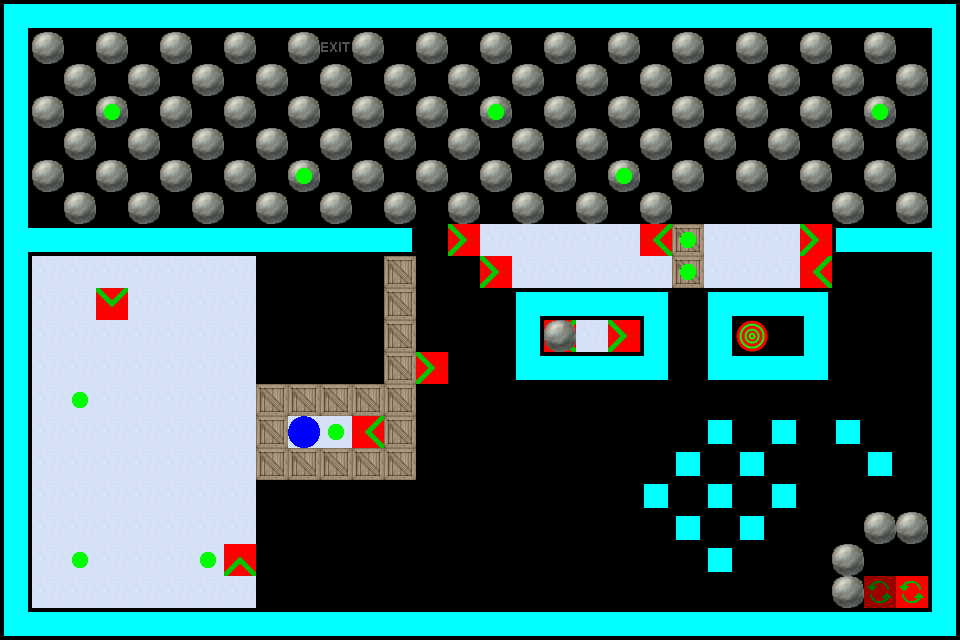

The image is a tile-based game level rendered from a .tmx file. Its description and complete source (layers, tilesets, objects, tile grids) follow:
An orthogonal 30x20 tile map with 32x32 px tiles, 4 tile layers (Layer 0, Layer 1, Layer 2, Layer 3), 5 tilesets.

<map version="1.0" orientation="orthogonal" renderorder="right-down" width="30" height="20" tilewidth="32" tileheight="32" nextobjectid="1">
 <properties>
  <property name="Description" value="Timing Is Everything. Sometimes..." />
  <property name="Title" value="Level xx" />
 </properties>
 <tileset firstgid="1" name="Walls" tilewidth="32" tileheight="32" tilecount="77">
  <image source="walls.png" width="352" height="224" />
 </tileset>
 <tileset firstgid="78" name="Layer0" tilewidth="32" tileheight="32" tilecount="16">
  <image source="Layer0.png" width="256" height="64" />
 </tileset>
 <tileset firstgid="94" name="Layer1" tilewidth="32" tileheight="32" tilecount="8">
  <image source="Layer1.png" width="256" height="32" />
 </tileset>
 <tileset firstgid="102" name="Layer2" tilewidth="32" tileheight="32" tilecount="8">
  <image source="Layer2.png" width="256" height="32" />
 </tileset>
 <tileset firstgid="110" name="Layer3" tilewidth="32" tileheight="32" tilecount="8">
  <image source="Layer3.png" width="256" height="32" />
 </tileset>
 <layer name="Layer 0" width="30" height="20">
  <data encoding="csv">
5,35,35,35,35,35,35,35,35,35,35,35,35,35,35,35,35,35,35,35,35,35,35,35,35,35,35,35,35,7,
15,0,0,0,0,0,0,0,0,0,78,0,0,0,0,0,0,0,0,0,0,0,0,0,0,0,0,0,0,15,
15,0,0,0,0,0,0,0,0,0,0,0,0,0,0,0,0,0,0,0,0,0,0,0,0,0,0,0,0,15,
15,0,0,0,0,0,0,0,0,0,0,0,0,0,0,0,0,0,0,0,0,0,0,0,0,0,0,0,0,15,
15,0,0,0,0,0,0,0,0,0,0,0,0,0,0,0,0,0,0,0,0,0,0,0,0,0,0,0,0,15,
15,0,0,0,0,0,0,0,0,0,0,0,0,0,0,0,0,0,0,0,0,0,0,0,0,0,0,0,0,15,
15,0,0,0,0,0,0,0,0,0,0,0,0,0,0,0,0,0,0,0,0,0,81,81,81,0,0,0,0,15,
16,35,35,35,35,35,35,35,35,35,35,35,36,81,89,80,80,80,80,80,88,86,80,80,80,89,34,35,35,18,
15,80,80,80,80,80,80,80,0,0,0,0,0,81,0,89,80,80,80,80,80,82,80,80,80,88,0,0,0,15,
15,80,80,87,80,80,80,80,0,0,0,0,0,0,0,0,5,35,35,35,7,0,5,35,35,7,0,0,0,15,
15,80,80,80,80,80,80,80,0,0,0,0,0,0,0,0,15,88,80,89,15,0,15,82,81,15,0,0,0,15,
15,80,80,80,80,80,80,80,0,0,0,0,0,89,0,0,27,35,35,35,29,0,27,35,35,29,0,0,0,15,
15,80,80,80,80,80,80,80,0,0,0,0,0,0,0,0,0,0,0,0,0,0,0,0,0,0,0,0,0,15,
15,80,80,80,80,80,80,80,0,80,80,88,0,0,0,0,0,0,0,0,0,0,37,0,37,0,37,0,0,15,
15,80,80,80,80,80,80,80,0,0,0,0,0,0,0,0,0,0,0,0,0,37,0,37,0,0,0,37,0,15,
15,80,80,80,80,80,80,80,0,0,0,0,0,0,0,0,0,0,0,0,37,0,37,0,37,0,0,0,0,15,
15,80,80,80,80,80,80,80,0,0,0,0,0,0,0,0,0,0,0,0,0,37,0,37,0,0,0,0,0,15,
15,80,80,80,80,80,80,86,0,0,0,0,0,0,0,0,0,0,0,0,0,0,37,0,0,0,0,0,0,15,
15,80,80,80,80,80,80,80,0,0,0,0,0,0,0,0,0,0,0,0,0,0,0,0,0,0,0,90,91,15,
27,35,35,35,35,35,35,35,35,35,35,35,35,35,35,35,35,35,35,35,35,35,35,35,35,35,35,35,35,29
</data>
 </layer>
 <layer name="Layer 1" width="30" height="20">
  <data encoding="csv">
0,0,0,0,0,0,0,0,0,0,0,0,0,0,0,0,0,0,0,0,0,0,0,0,0,0,0,0,0,0,
0,0,0,0,0,0,0,0,0,0,0,0,0,0,0,0,0,0,0,0,0,0,0,0,0,0,0,0,0,0,
0,0,0,0,0,0,0,0,0,0,0,0,0,0,0,0,0,0,0,0,0,0,0,0,0,0,0,0,0,0,
0,0,0,0,0,0,0,0,0,0,0,0,0,0,0,0,0,0,0,0,0,0,0,0,0,0,0,0,0,0,
0,0,0,0,0,0,0,0,0,0,0,0,0,0,0,0,0,0,0,0,0,0,0,0,0,0,0,0,0,0,
0,0,0,0,0,0,0,0,0,0,0,0,0,0,0,0,0,0,0,0,0,0,0,0,0,0,0,0,0,0,
0,0,0,0,0,0,0,0,0,0,0,0,0,0,0,0,0,0,0,0,0,0,0,0,0,0,0,0,0,0,
0,0,0,0,0,0,0,0,0,0,0,0,0,0,0,0,0,0,0,0,0,96,0,0,0,0,0,0,0,0,
0,0,0,0,0,0,0,0,0,0,0,0,96,0,0,0,0,0,0,0,0,96,0,0,0,0,0,0,0,0,
0,0,0,0,0,0,0,0,0,0,0,0,96,0,0,0,0,0,0,0,0,0,0,0,0,0,0,0,0,0,
0,0,0,0,0,0,0,0,0,0,0,0,96,0,0,0,0,0,0,0,0,0,0,0,0,0,0,0,0,0,
0,0,0,0,0,0,0,0,0,0,0,0,96,0,0,0,0,0,0,0,0,0,0,0,0,0,0,0,0,0,
0,0,0,0,0,0,0,0,96,96,96,96,96,0,0,0,0,0,0,0,0,0,0,0,0,0,0,0,0,0,
0,0,0,0,0,0,0,0,96,0,0,0,96,0,0,0,0,0,0,0,0,0,0,0,0,0,0,0,0,0,
0,0,0,0,0,0,0,0,96,96,96,96,96,0,0,0,0,0,0,0,0,0,0,0,0,0,0,0,0,0,
0,0,0,0,0,0,0,0,0,0,0,0,0,0,0,0,0,0,0,0,0,0,0,0,0,0,0,0,0,0,
0,0,0,0,0,0,0,0,0,0,0,0,0,0,0,0,0,0,0,0,0,0,0,0,0,0,0,0,0,0,
0,0,0,0,0,0,0,0,0,0,0,0,0,0,0,0,0,0,0,0,0,0,0,0,0,0,0,0,0,0,
0,0,0,0,0,0,0,0,0,0,0,0,0,0,0,0,0,0,0,0,0,0,0,0,0,0,0,0,0,0,
0,0,0,0,0,0,0,0,0,0,0,0,0,0,0,0,0,0,0,0,0,0,0,0,0,0,0,0,0,0
</data>
 </layer>
 <layer name="Layer 2" width="30" height="20">
  <data encoding="csv">
0,0,0,0,0,0,0,0,0,0,0,0,0,0,0,0,0,0,0,0,0,0,0,0,0,0,0,0,0,0,
0,102,0,102,0,102,0,102,0,102,0,102,0,102,0,102,0,102,0,102,0,102,0,102,0,102,0,102,0,0,
0,0,102,0,102,0,102,0,102,0,102,0,102,0,102,0,102,0,102,0,102,0,102,0,102,0,102,0,102,0,
0,102,0,102,0,102,0,102,0,102,0,102,0,102,0,102,0,102,0,102,0,102,0,102,0,102,0,102,0,0,
0,0,102,0,102,0,102,0,102,0,102,0,102,0,102,0,102,0,102,0,102,0,102,0,102,0,102,0,102,0,
0,102,0,102,0,102,0,102,0,102,0,102,0,102,0,102,0,102,0,102,0,102,0,102,0,102,0,102,0,0,
0,0,102,0,102,0,102,0,102,0,102,0,102,0,102,0,102,0,102,0,102,0,0,0,0,0,102,0,102,0,
0,0,0,0,0,0,0,0,0,0,0,0,0,0,0,0,0,0,0,0,0,0,0,0,0,0,0,0,0,0,
0,0,0,0,0,0,0,0,0,0,0,0,0,0,0,0,0,0,0,0,0,0,0,0,0,0,0,0,0,0,
0,0,0,0,0,0,0,0,0,0,0,0,0,0,0,0,0,0,0,0,0,0,0,0,0,0,0,0,0,0,
0,0,0,0,0,0,0,0,0,0,0,0,0,0,0,0,0,102,0,0,0,0,0,0,0,0,0,0,0,0,
0,0,0,0,0,0,0,0,0,0,0,0,0,0,0,0,0,0,0,0,0,0,0,0,0,0,0,0,0,0,
0,0,0,0,0,0,0,0,0,0,0,0,0,0,0,0,0,0,0,0,0,0,0,0,0,0,0,0,0,0,
0,0,0,0,0,0,0,0,0,0,0,0,0,0,0,0,0,0,0,0,0,0,0,0,0,0,0,0,0,0,
0,0,0,0,0,0,0,0,0,0,0,0,0,0,0,0,0,0,0,0,0,0,0,0,0,0,0,0,0,0,
0,0,0,0,0,0,0,0,0,0,0,0,0,0,0,0,0,0,0,0,0,0,0,0,0,0,0,0,0,0,
0,0,0,0,0,0,0,0,0,0,0,0,0,0,0,0,0,0,0,0,0,0,0,0,0,0,0,102,102,0,
0,0,0,0,0,0,0,0,0,0,0,0,0,0,0,0,0,0,0,0,0,0,0,0,0,0,102,0,0,0,
0,0,0,0,0,0,0,0,0,0,0,0,0,0,0,0,0,0,0,0,0,0,0,0,0,0,102,0,0,0,
0,0,0,0,0,0,0,0,0,0,0,0,0,0,0,0,0,0,0,0,0,0,0,0,0,0,0,0,0,0
</data>
 </layer>
 <layer name="Layer 3" width="30" height="20">
  <data encoding="csv">
0,0,0,0,0,0,0,0,0,0,0,0,0,0,0,0,0,0,0,0,0,0,0,0,0,0,0,0,0,0,
0,0,0,0,0,0,0,0,0,0,0,0,0,0,0,0,0,0,0,0,0,0,0,0,0,0,0,0,0,0,
0,0,0,0,0,0,0,0,0,0,0,0,0,0,0,0,0,0,0,0,0,0,0,0,0,0,0,0,0,0,
0,0,0,111,0,0,0,0,0,0,0,0,0,0,0,111,0,0,0,0,0,0,0,0,0,0,0,111,0,0,
0,0,0,0,0,0,0,0,0,0,0,0,0,0,0,0,0,0,0,0,0,0,0,0,0,0,0,0,0,0,
0,0,0,0,0,0,0,0,0,111,0,0,0,0,0,0,0,0,0,111,0,0,0,0,0,0,0,0,0,0,
0,0,0,0,0,0,0,0,0,0,0,0,0,0,0,0,0,0,0,0,0,0,0,0,0,0,0,0,0,0,
0,0,0,0,0,0,0,0,0,0,0,0,0,0,0,0,0,0,0,0,0,111,0,0,0,0,0,0,0,0,
0,0,0,0,0,0,0,0,0,0,0,0,0,0,0,0,0,0,0,0,0,111,0,0,0,0,0,0,0,0,
0,0,0,0,0,0,0,0,0,0,0,0,0,0,0,0,0,0,0,0,0,0,0,0,0,0,0,0,0,0,
0,0,0,0,0,0,0,0,0,0,0,0,0,0,0,0,0,0,0,0,0,0,0,0,0,0,0,0,0,0,
0,0,0,0,0,0,0,0,0,0,0,0,0,0,0,0,0,0,0,0,0,0,0,0,0,0,0,0,0,0,
0,0,111,0,0,0,0,0,0,0,0,0,0,0,0,0,0,0,0,0,0,0,0,0,0,0,0,0,0,0,
0,0,0,0,0,0,0,0,0,110,111,0,0,0,0,0,0,0,0,0,0,0,0,0,0,0,0,0,0,0,
0,0,0,0,0,0,0,0,0,0,0,0,0,0,0,0,0,0,0,0,0,0,0,0,0,0,0,0,0,0,
0,0,0,0,0,0,0,0,0,0,0,0,0,0,0,0,0,0,0,0,0,0,0,0,0,0,0,0,0,0,
0,0,0,0,0,0,0,0,0,0,0,0,0,0,0,0,0,0,0,0,0,0,0,0,0,0,0,0,0,0,
0,0,111,0,0,0,111,0,0,0,0,0,0,0,0,0,0,0,0,0,0,0,0,0,0,0,0,0,0,0,
0,0,0,0,0,0,0,0,0,0,0,0,0,0,0,0,0,0,0,0,0,0,0,0,0,0,0,0,0,0,
0,0,0,0,0,0,0,0,0,0,0,0,0,0,0,0,0,0,0,0,0,0,0,0,0,0,0,0,0,0
</data>
 </layer>
</map>
